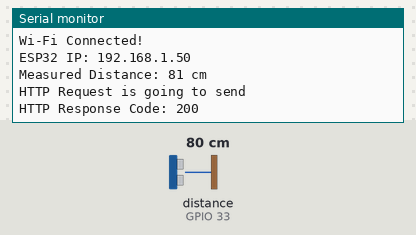
Simulated run of this sketch. Board: ESP32. On the bench: the last lines printed to the serial monitor. The test bench sets the inputs (shaded band); at power-on: distance to the obstacle (sensor on GPIO 33) 80 cm. The echo pulse lasts 58.3 µs per cm; WiFi joins after 1.5 s; servers stay silent unless stated; uploads are accepted with an empty reply.

Above: at 2.7 s.
2.8 s: distance to the obstacle (sensor on GPIO 33) set to 2 cm
At 4.9 s:
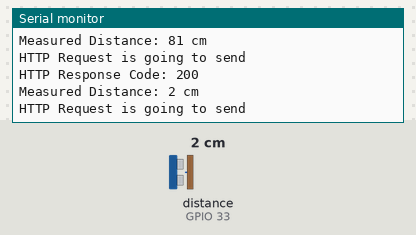
6.9 s: distance to the obstacle (sensor on GPIO 33) set to 4 cm
At 9.2 s:
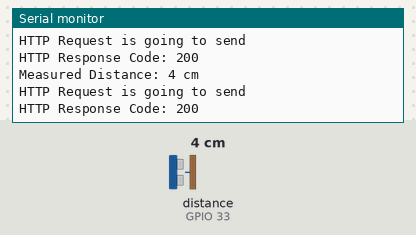
Timing chart, 0 to 10.7 s (numbered marks = the images above; inputs shaded):
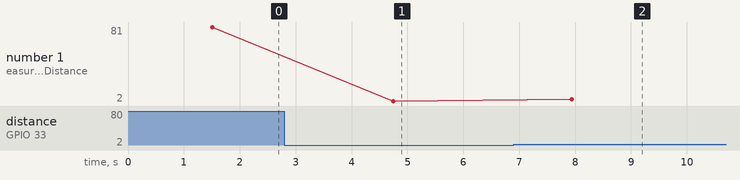

The sketch:

ESP_to_arduino_Webserver.ino
```cpp
#include <WiFi.h>
#include <HTTPClient.h>
#include <NewPing.h>

// Sonar Pins
#define TRIGGER_PIN 32
#define ECHO_PIN 33
#define MAX_DISTANCE 200

// Wi-Fi Credentials
const char* ssid = "PTCL-BB";
const char* password = "03008537437";

// Arduino Web Server IP
const char* serverIP = "192.168.10.222";  // IP of Arduino Uno

NewPing sonar(TRIGGER_PIN, ECHO_PIN, MAX_DISTANCE);

void setup() {
  Serial.begin(9600);

 WiFi.begin(ssid, password);
Serial.print("Connecting to Wi-Fi...");
int timeout = 20;  // 20 attempts (10 seconds)
while (WiFi.status() != WL_CONNECTED && timeout > 0) {
  delay(500);
  Serial.print(".");
  timeout--;
}

if (WiFi.status() == WL_CONNECTED) {
  Serial.println("\nWi-Fi Connected!");
  Serial.print("ESP32 IP: ");
  Serial.println(WiFi.localIP());
} else {
  Serial.println("\nFailed to connect to Wi-Fi.");
}
}

void loop() {
  if (WiFi.status() == WL_CONNECTED) {
    unsigned int distance = sonar.ping_cm();  // Measure distance
    Serial.print("Measured Distance: ");
    Serial.print(distance);
    Serial.println(" cm");

    Serial.println("HTTP Request is going to send");
    // Send distance to Arduino via HTTP
    HTTPClient http;
    String url = String("http://") + serverIP + "/update-distance?value=" + distance;
    http.begin(url);  // Configure the request

    int httpResponseCode = http.GET();  // Send the request

    if (httpResponseCode > 0) {
      Serial.print("HTTP Response Code: ");
      Serial.println(httpResponseCode);
    } else {
      Serial.print("Error Sending Data: ");
      Serial.println(httpResponseCode);
    }
    http.end();  // Close connection
  } else {
    Serial.println("Wi-Fi Disconnected!");
  }

  delay(3000);  // Wait before sending the next request
}
```

Measured:
- after the input at 2.8 s, the serial monitor: prints a new line after 1.9 s (image 1)
- after the input at 6.9 s, the serial monitor: prints a new line after 1.0 s (image 2)
- plotted number 1: 81 → 2 after the input at 2.8 s, 2 → 4 after the input at 6.9 s
